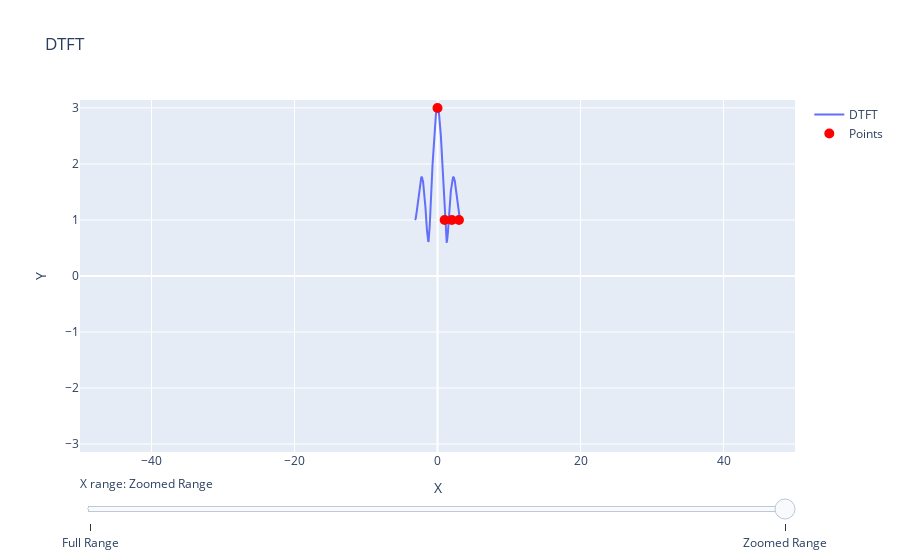

The code cell stored with this chart in its notebook:
### Code cell
# 计算 DTFT
Xw = DTFT(x)
t = np.linspace(-PHI, PHI, 10000)
A = np.abs(Xw(t))

# 绘图
fig = go.Figure()
fig.add_trace(go.Scatter(x=t, y=A, mode='lines', name='DTFT'))

# 添加四个点
points_x = [0, 1, 2, 3]
points_y = np.abs(DFT(x))
fig.add_trace(go.Scatter(x=points_x, y=points_y, mode='markers', name='Points', marker=dict(color='red', size=10)))

# 设置绘图范围
fig.update_layout(
    title='DTFT',
    xaxis_title='X',
    yaxis_title='Y',
    xaxis_range=[-50, 50],
    yaxis_range=[-PHI, PHI]
)

# 滑块
sliders = [
    dict(
        active=1,
        currentvalue={"prefix": "X range: "},
        steps=[
            dict(method="relayout", args=["xaxis.range", [min(t), max(t)]], label="Full Range"),
            dict(method="relayout", args=["xaxis.range", [-50, 50]], label="Zoomed Range")
        ]
    )
]

fig.update_layout(sliders=sliders)
fig.show()

### Figure 1 — Plotly figure (JSON) as saved in the notebook; plotly's stock layout.template omitted (floating-point values rounded to 4 significant figures; data arrays with more than 128 entries replaced by an {"elided": "..."} marker saying what was removed)
{"data": [{"mode": "lines", "name": "DTFT", "type": "scatter", "x": {"elided": "10000 float values"}, "y": {"elided": "10000 float values"}}, {"marker": {"color": "red", "size": 10}, "mode": "markers", "name": "Points", "type": "scatter", "x": [0, 1, 2, 3], "y": [3, 1.0, 1, 1.0]}], "layout": {"sliders": [{"active": 1, "currentvalue": {"prefix": "X range: "}, "steps": [{"args": ["xaxis.range", [-3.142, 3.142]], "label": "Full Range", "method": "relayout"}, {"args": ["xaxis.range", [-50, 50]], "label": "Zoomed Range", "method": "relayout"}]}], "title": {"text": "DTFT"}, "xaxis": {"range": [-50, 50], "title": {"text": "X"}}, "yaxis": {"range": [-3.142, 3.142], "title": {"text": "Y"}}}}
